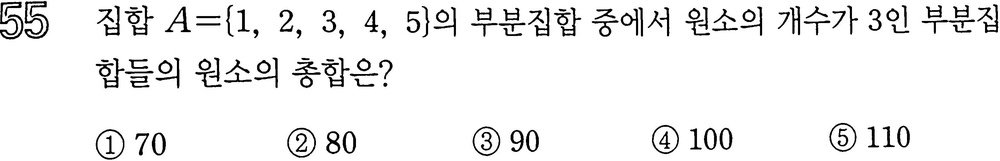
#> input picture contours/text_cleaned.jpg, 1000 x 161 px, shrunk from 2871 x 461 before the run, found by its file name
$ jupyter execute text_contour_test.ipynb   (older library calls are emulated)
#> lines starting #> are read from the running program, lines starting #| are printed output that depends on the picture; after the words box and inside, x2 and y2 are one past the last pixel; in counts of white or black regions, pixels touching at a corner belong together
[cell 1]
import numpy as np
import cv2
from matplotlib import pyplot as plt
from PIL import Image

PATH = 'contours/'


def save_img(img, name, ext='JPEG'):
    im_to_save = Image.fromarray(img)
    im_to_save.save(PATH + name, ext)


text_im = cv2.imread(PATH + 'text_cleaned.jpg')
#> text_im is the input picture: shape (161, 1000, 3); min 0, max 255, mean 239.3
imgray = cv2.cvtColor(text_im, cv2.COLOR_BGR2GRAY)

plt.imshow(imgray)
plt.show()

save_img(imgray, 'text_gray.jpg')

[cell 2]
ret, thresh = cv2.threshold(imgray, thresh=127, maxval=255, type=0) # threshold 값으로 찾아냄
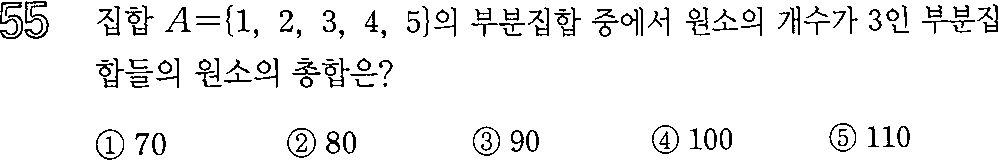
#> thresh: shape (161, 1000); 94% white; black in thin lines or dots
cnt_found_im, contours, hierarchy = cv2.findContours(thresh, cv2.RETR_TREE, cv2.CHAIN_APPROX_SIMPLE)
#> contours = 154 contours, 9 with area under 20; largest, box (x1, y1, x2, y2) and area: (0, 0, 1000, 161) 159252, (95, 128, 125, 161) 726, (286, 127, 317, 159) 714, (651, 124, 680, 155) 651, (23, 0, 50, 40) 625

plt.imshow(cnt_found_im)
plt.show()

save_img(cnt_found_im, 'text_cnt_found.jpg')

[cell 3]
GREEN = (0, 127, 0)
cv2.drawContours(text_im, contours, -1, GREEN, 4) # contours에 녹색선 긋기
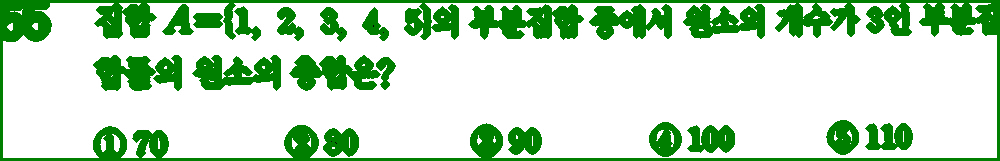
#> text_im: shape (161, 1000, 3); mean B, G, R 191.4, 223, 191.4
plt.imshow(text_im)
plt.show()

save_img(text_im, 'text_cnt_draw.jpg')
